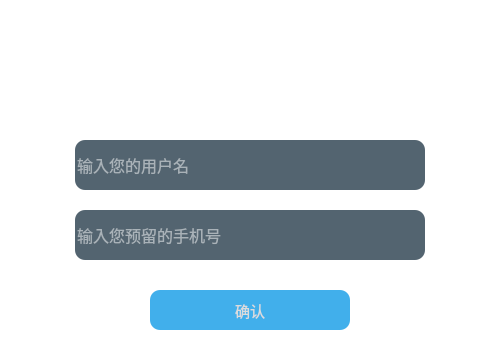
<?xml version="1.0" encoding="UTF-8"?>
<ui version="4.0">
 <class>user</class>
 <widget class="QWidget" name="user">
  <property name="geometry">
   <rect>
    <x>0</x>
    <y>0</y>
    <width>500</width>
    <height>350</height>
   </rect>
  </property>
  <property name="windowTitle">
   <string>Form</string>
  </property>
  <property name="styleSheet">
   <string notr="true">*{
background:rgb(255, 255, 255);
font-size:15px;
font-style:MingLiU-ExtB;
}
QFrame{
border:sold 10px rgba(0,0,0);
background-image: url(:/assets/loginbackground.png);
}
QLineEdit{
color:rgb(255, 255, 255);
background-color:rgba(64, 83, 97, 230);
font-size:16px;
border-style:outset;
border-radius:10px;
font-style:MingLiU-ExtB;
}
QLineEdit:hover{
color:rgb(255, 255, 255);
background-color:rgba(64, 83, 97, 80);
font-size:16px;
border-style:outset;
border-radius:10px;
font-style:MingLiU-ExtB;
}
QLineEdit:focus{
color:rgb(255, 255, 255);
background-color:rgba(64, 83, 97, 180);
font-size:16px;
border-style:outset;
border-radius:10px;
font-style:MingLiU-ExtB;
}

QComboBox{
color:#8d98a1;
background-color:rgba(64, 83, 97, 230);
font-size:16px;
border-style:outset;
border-radius:10px;
font-style:MingLiU-ExtB;
}
QComboBox:hover{
color:#8d98a1;
background-color:rgba(64, 83, 97, 80);
font-size:16px;
border-style:outset;
border-radius:10px;
font-style:MingLiU-ExtB;
}
QComboBox:focus{
color:#8d98a1;
background-color:rgba(64, 83, 97, 180);
font-size:16px;
border-style:outset;
border-radius:10px;
font-style:MingLiU-ExtB;
}

QPushButton{
background:rgb(65, 175, 235);
color:rgb(220, 220, 220);
border-style:outset;
border-radius:10px;
font-style:MingLiU-ExtB;
}
QPushButton:hover{
background-color:rgba(80, 190, 250,130);
border-style:inset;
font-style:MingLiU-ExtB;
}
QPushButton:pressed{
background-color:rgba(80, 190, 250,255);
border-style:inset;
font-style:MingLiU-ExtB;
}



QPushButton#hideButton{
background: rgba(255, 255, 255, 0);
color: rgb(255, 255, 255);
font-style:MingLiU-ExtB;
}
QPushButton#hideButton:hover{
background: rgba(212, 212, 212, 100);
color: rgb(255, 255, 255);
font-style:MingLiU-ExtB;
}
QPushButton#hideButton:pressed{
background: rgba(212, 212, 212, 255);
color: rgb(255, 255, 255);
font-style:MingLiU-ExtB;
}
QPushButton#closeButton{
background: rgba(255, 255, 255, 0);
color: rgb(255, 255, 255);
font-style:MingLiU-ExtB;
}
QPushButton#closeButton:hover{
background: rgba(255, 0, 0, 100);
color: rgb(255, 255, 255);
font-style:MingLiU-ExtB;
}
QPushButton#closeButton:pressed{
background: rgba(255, 0, 0, 255);
color: rgb(255, 255, 255);
font-style:MingLiU-ExtB;
}
QCheckBox{
background:rgba(85,170,255,0);
color:white;
font-style:MingLiU-ExtB;
}
QLabel{
background:rgba(85,170,255,0);
color:white;
font-style:MingLiU-ExtB;
font-size:14px;
}
</string>
  </property>
  <widget class="QFrame" name="frame">
   <property name="geometry">
    <rect>
     <x>0</x>
     <y>0</y>
     <width>500</width>
     <height>350</height>
    </rect>
   </property>
   <property name="frameShape">
    <enum>QFrame::StyledPanel</enum>
   </property>
   <property name="frameShadow">
    <enum>QFrame::Raised</enum>
   </property>
   <widget class="QLabel" name="label">
    <property name="geometry">
     <rect>
      <x>125</x>
      <y>40</y>
      <width>250</width>
      <height>91</height>
     </rect>
    </property>
    <property name="text">
     <string>&lt;html&gt;&lt;head/&gt;&lt;body&gt;&lt;p align=&quot;center&quot;&gt;&lt;span style=&quot; font-size:26pt; font-weight:600;&quot;&gt;找回密码&lt;/span&gt;&lt;/p&gt;&lt;p align=&quot;center&quot;&gt;&lt;span style=&quot; font-size:7pt;&quot;&gt;确认用户信息&lt;/span&gt;&lt;/p&gt;&lt;/body&gt;&lt;/html&gt;</string>
    </property>
   </widget>
   <widget class="QLineEdit" name="userName">
    <property name="geometry">
     <rect>
      <x>75</x>
      <y>140</y>
      <width>350</width>
      <height>50</height>
     </rect>
    </property>
    <property name="placeholderText">
     <string>输入您的用户名</string>
    </property>
   </widget>
   <widget class="QPushButton" name="pushButton">
    <property name="geometry">
     <rect>
      <x>150</x>
      <y>290</y>
      <width>200</width>
      <height>40</height>
     </rect>
    </property>
    <property name="text">
     <string>确认</string>
    </property>
   </widget>
   <widget class="QLineEdit" name="phonenumber">
    <property name="geometry">
     <rect>
      <x>75</x>
      <y>210</y>
      <width>350</width>
      <height>50</height>
     </rect>
    </property>
    <property name="placeholderText">
     <string>输入您预留的手机号</string>
    </property>
   </widget>
   <widget class="QPushButton" name="hideButton">
    <property name="geometry">
     <rect>
      <x>440</x>
      <y>0</y>
      <width>31</width>
      <height>28</height>
     </rect>
    </property>
    <property name="text">
     <string>—</string>
    </property>
   </widget>
   <widget class="QPushButton" name="closeButton">
    <property name="enabled">
     <bool>true</bool>
    </property>
    <property name="geometry">
     <rect>
      <x>470</x>
      <y>0</y>
      <width>31</width>
      <height>28</height>
     </rect>
    </property>
    <property name="text">
     <string>×</string>
    </property>
   </widget>
  </widget>
 </widget>
 <resources/>
 <connections/>
</ui>
